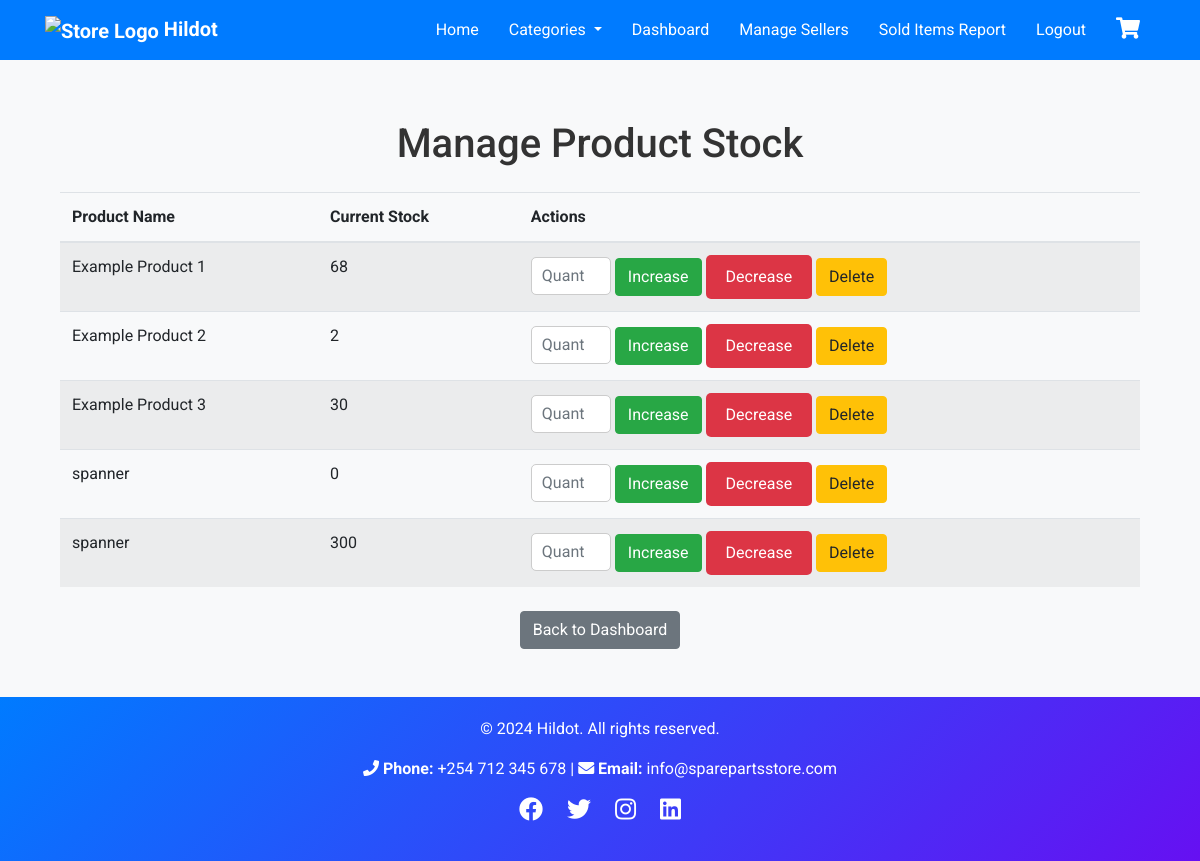
The app's page /admin/manage-stock (signed in) with its own data.
### app/models.py (models this page shows, shortened)
class Product(db.Model):
    __tablename__ = 'products'
    id = db.Column(db.Integer, primary_key=True)
    name = db.Column(db.String(100), nullable=False)
    description = db.Column(db.Text, nullable=True)
    price = db.Column(db.Float, nullable=False)
    quantity = db.Column(db.Integer, default=0)
    is_available = db.Column(db.Boolean, default=True)
    image = db.Column(db.String(255), nullable=True)  # Path to uploaded image
    category_id = db.Column(db.Integer, db.ForeignKey('categories.id'), nullable=False)
    created_at = db.Column(db.DateTime, default=datetime.utcnow)
    category = db.relationship('Category', backref=db.backref('products', lazy=True))

### app/routes.py (the view, shortened to what this page needs)
@main.route('/admin/manage-stock', methods=['GET', 'POST'])
@login_required
def manage_stock():
    if not current_user.is_admin:
        return redirect(url_for('main.home'))
    products = Product.query.all()  # Get all products
    form = CSRFForm()  # Ensure we use CSRF token validation
    return render_template('manage_stock.html', products=products, form=form)

### app/forms.py
class CSRFForm(FlaskForm):
    pass

### app/__init__.py (called while the page is built)
@login_manager.user_loader
def load_user(user_id):
    from app.models import User  # Import User model
    return User.query.get(int(user_id))  # Fetch the user by ID

### app/models.py (called while the page is built)
    @property
    def is_admin(self):
        return self.role.lower() == "admin"

### app/templates/manage_stock.html (shortened to what this page needs)
{% extends 'base.html' %}
{% block content %}
<div class="container">
    <h1 class="my-4 text-center">Manage Product Stock</h1>
    <table class="table table-striped">
        <thead>
            <tr>
                <th scope="col">Product Name</th>
                <th scope="col">Current Stock</th>
                <th scope="col">Actions</th>
            </tr>
        </thead>
        <tbody>
            {% for product in products %}
                <tr>
                    <td>{{ product.name }}</td>
                    <td>{{ product.quantity }}</td>
                    <td>
                        <form action="{{ url_for('main.manage_stock') }}" method="POST" class="d-inline">
                            <input type="number" name="quantity" min="1" placeholder="Quantity" required class="form-control d-inline" style="width: 80px;">
                            <button type="submit" name="action" value="increase" class="btn btn-success">Increase</button>
                            <button type="submit" name="action" value="decrease" class="btn btn-danger">Decrease</button>
                        </form>
                        <form action="{{ url_for('main.manage_stock') }}" method="POST" class="d-inline">
                            <button type="submit" name="action" value="delete" class="btn btn-warning">Delete</button>
                        </form>
                    </td>
                </tr>
            {% endfor %}
        </tbody>
    </table>
    <div class="text-center mt-4">
        <a href="{{ url_for('main.admin_dashboard') }}" class="btn btn-secondary">Back to Dashboard</a>
    </div>
</div>
{% endblock %}

### app/static/css/main.css (style rules this page uses)
body { font-family: 'Arial', sans-serif; background-color: #f8f9fa; color: #333; margin: 0; padding: 0; }
a { text-decoration: none; color: inherit; }
.btn-danger { background-color: #dc3545; color: white; border-radius: 5px; border: none; padding: 10px 20px; font-size: 1rem; }
.form-control { border-radius: 5px; border: 1px solid #ccc; padding: 8px 10px; font-size: 1rem; }

### app/templates/base.html (style rules this page uses)
html, body { height: 100%; margin: 0; display: flex; flex-direction: column; font-family: 'Roboto', sans-serif; background: #f8f9fa; }
.container { flex: 1; }

### records on screen
Product: name "Example Product 1", quantity "68"
Product: name "Example Product 2", quantity "2"
Product: name "Example Product 3", quantity "30"
Product: name "spanner", quantity "0"
Product: name "spanner", quantity "300"
